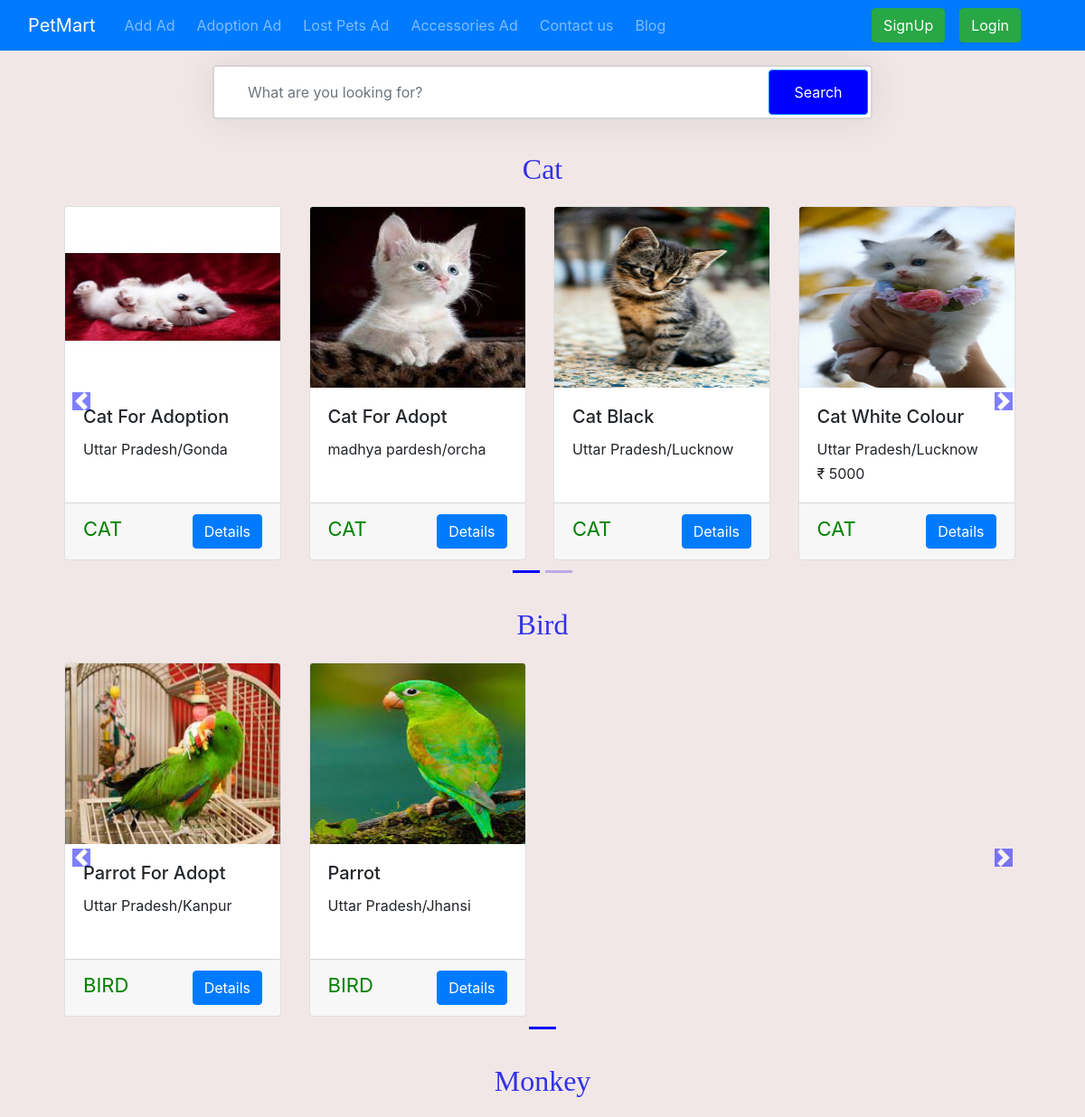
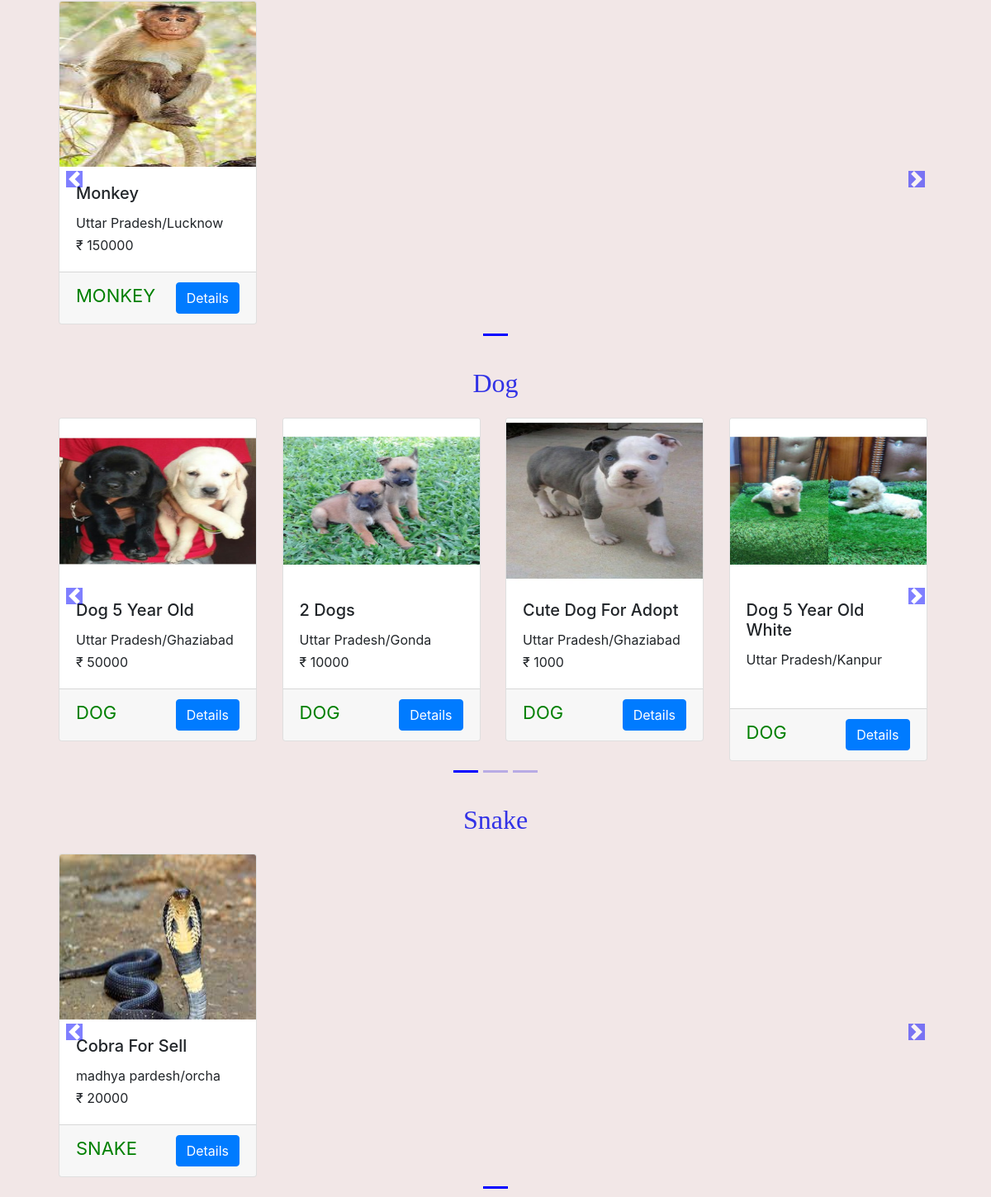
The app's page /shop/ with its own data (2 pictures, top to bottom).
### shop/models.py (models this page shows, shortened)
class Adds(models.Model):
    addId=models.AutoField
    adType=models.CharField(max_length=20,default="")
    addName=models.CharField(max_length=50,default="")
    petCatgory=models.CharField(max_length=50,default="")
    addDescription=models.CharField(max_length=300,default="")
    userId=models.IntegerField()
    pno=models.CharField(max_length=12,default="")
    state=models.CharField(max_length=50,default="")
    city=models.CharField(max_length=50,default="")
    price=models.IntegerField(default=0)
    pub_date=models.DateField(auto_now_add=True)
    image=models.ImageField(upload_to="shop/images/",default="")

### shop/views.py (the view)
# urls.py: path("",views.index,name="homePage"),
def index(request):
    allAds = []
    categoryAdds = Adds.objects.values('petCatgory', 'id','adType')
    cats = {item['petCatgory'] for item in categoryAdds}
    for cat in cats:
        ad = Adds.objects.filter(petCatgory=cat).exclude(adType='Lost Pets Ad').exclude(adType='Pet Food/Accessories Ad')
        n = len(ad)
        nSlides = n // 4 + ceil((n / 4) - (n // 4))
        allAds.append([ad, range(1, nSlides), nSlides])
    params = {'allAds':allAds}
    return render(request, 'shop/index.html', params)

### shop/templates/shop/index.html (shortened to what this page needs)
{% extends 'shop/base.html' %}
{% block body %}
{% load static %}
<div class="container my-3">
  <form method="get" action="/shop/search">
    <div class="row height d-flex justify-content-center align-items-center">
      <div class="col-md-8">
        <div class="search">  <input type="text" class="form-control"
            placeholder="What are you looking for?" name="search" id="search"> <button
            class="btn btn-primary">Search</button> </div>
      </div>
    </div>
  </form>
</div>
<div class="container">
  {% for ad, range, nSlides in allAds %}
  <h2 id="categoryName"> {{ad.0.petCatgory|title}} </h2>
  <div class="row">
    <div id="demo{{forloop.counter}}" class="col carousel slide my-3" data-ride="carousel">
      <ul class="carousel-indicators">
        <li data-target="#demo{{forloop.counter}}" data-slide-to="0" class="active"></li>
        {% for i in range %}
        <li data-target="#demo{{forloop.parentloop.counter}}" data-slide-to="{{i}}"></li>
        {% endfor %}
      </ul>
      <div class="container carousel-inner no-padding">
        <div class="carousel-item active">
          {% for i in ad %}
          <div class="col-xs-3 col-sm-3 col-md-3">
            <div class="card" style="width:auto">
              <img src='/media/{{i.image}}' class="card-img-top" alt="...">
              <div class="card-body">
                <h5 class="card-title">{{i.addName|title}}</h5>
                <p class="card-text"> {{i.state}}/{{i.city}}</p>
                {% if i.price == 0 %}
                <br>
                {% else %}
                <p class="card-text">₹ {{i.price}}</p>
                {% endif %}
              </div>
              <div class="card-footer">
                <p id="category">{{i.petCatgory}}</P>
                <a href="/shop/adview/{{i.id}}">
                  <button id="vd{{i.id}}" class="btn btn-primary cart">Details</button>
                </a>
              </div>
            </div>
          </div>
          {% if forloop.counter|divisibleby:4 and forloop.counter > 0 and not forloop.last %}
        </div>
        <div class="carousel-item">
          {% endif %}
          {% endfor %}
        </div>
      </div>
    </div>
    <a class="carousel-control-prev" href="#demo{{forloop.counter}}" data-slide="prev">
      <span class="carousel-control-prev-icon"></span>
    </a>
    <a class="carousel-control-next" href="#demo{{forloop.counter}}" data-slide="next">
      <span class="carousel-control-next-icon"></span>
    </a>
  </div>
  {% endfor %}
</div>
{% endblock %}

### records on screen
Adds: petCatgory "Cat", image (picture), addName "Cat For Adoption", state "Uttar Pradesh", city "Gonda", petCatgory "CAT"
Adds: image (picture), addName "Cat For Adopt", state "madhya pardesh", city "orcha", petCatgory "CAT"
Adds: image (picture), addName "Cat Black", state "Uttar Pradesh", city "Lucknow", petCatgory "CAT"
Adds: image (picture), addName "Cat White Colour", state "Uttar Pradesh", city "Lucknow", price "5000", petCatgory "CAT"
Adds: petCatgory "Bird", image (picture), addName "Parrot For Adopt", state "Uttar Pradesh", city "Kanpur", petCatgory "BIRD"
Adds: image (picture), addName "Parrot", state "Uttar Pradesh", city "Jhansi", petCatgory "BIRD"
Adds: petCatgory "Monkey", image (picture), addName "Monkey", state "Uttar Pradesh", city "Lucknow", price "150000", petCatgory "MONKEY"
Adds: petCatgory "Dog", image (picture), addName "Dog 5 Year Old", state "Uttar Pradesh", city "Ghaziabad", price "50000", petCatgory "DOG"
Adds: image (picture), addName "2 Dogs", state "Uttar Pradesh", city "Gonda", price "10000", petCatgory "DOG"
Adds: image (picture), addName "Cute Dog For Adopt", state "Uttar Pradesh", city "Ghaziabad", price "1000", petCatgory "DOG"
Adds: image (picture), addName "Dog 5 Year Old White", state "Uttar Pradesh", city "Kanpur", petCatgory "DOG"
Adds: petCatgory "Snake", image (picture), addName "Cobra For Sell", state "madhya pardesh", city "orcha", price "20000", petCatgory "SNAKE"
